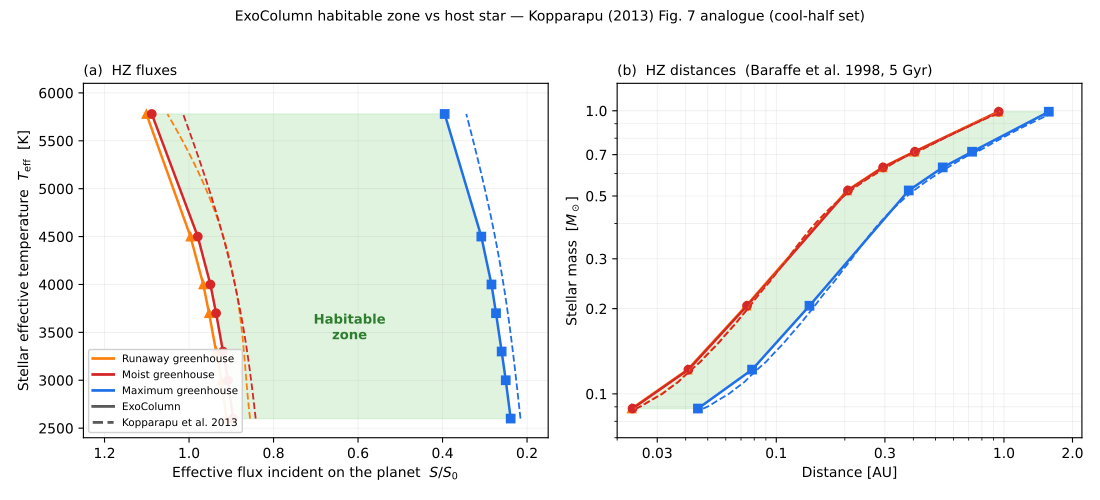

The Python source for this figure:
#!/usr/bin/env python3
"""
hz_figure7.py  —  ExoColumn analogue of Kopparapu et al. (2013) Figure 7(a).

Kopparapu+2013 Fig. 7 plots the habitable-zone boundaries as a function of
stellar effective temperature: panel (a) the effective stellar flux S_eff, and
panel (b) the corresponding orbital distance.  Per the user we omit the Selsis
et al. (2007) comparison curves.

This script produces panel (a) — S_eff(T_eff) for the two boundaries used in
Fig. 7:

    inner edge  = MOIST greenhouse   (stratospheric H2O VMR reaches 3e-3)
    outer edge  = MAXIMUM greenhouse (S_eff minimum of the dense-CO2 sweep)

both fully from ExoColumn.  Panel (b) (distance vs stellar mass) needs an
external T_eff <-> mass <-> luminosity main-sequence relation to turn S_eff
into AU, so it is handled separately once that relation is chosen.

METHOD NOTE (why this is cheap and self-consistent).  In flux_only cold-start
mode the column T/H2O profile is built from Ts + composition ALONE — the host
star never enters it.  So OLR and the stratospheric-H2O moist-GH trigger are
star-INDEPENDENT; the moist-greenhouse limit falls at the SAME Ts for every
star, and only S_eff = OLR/ASR differs (via the SED-dependent albedo).  We
therefore:
  * INNER: run a focused Ts sweep (reusing the validated hz_inner.run_one,
    which returns the cold-trap H2O VMR), find the Ts where it crosses 3e-3,
    and read S_eff there for each star.
  * OUTER: read the max-greenhouse S_eff (= min of seff_o) straight out of the
    Figure-6 cache (reference/habitablezone/hz_figure6.npz) — no re-run.

COOL-HALF set (M2600/M3700/K4500/G-Sun); F 7200 K and K 4800 K append once
those n68 SEDs exist.  Requires the PVER>=200 binary with &exocol_nml::solar_file
and the Intel runtime on PATH (source /opt/intel/oneapi/setvars.sh).

Cache: hz_figure7.npz (HZ_REPLOT=1 re-plots without re-running the inner sweep).
"""

import os
import importlib.util
import numpy as np
import matplotlib
matplotlib.use('Agg')
import matplotlib.pyplot as plt

HERE = os.path.dirname(os.path.abspath(__file__))
ROOT = os.path.abspath(os.path.join(HERE, '..', '..'))
FIG6_CACHE = os.path.join(HERE, 'hz_figure6.npz')
CACHE = os.path.join(HERE, 'hz_figure7.npz')
FIG_PNG = os.path.join(HERE, 'hz_figure7.png')
FIG_PDF = os.path.join(HERE, 'hz_figure7.pdf')

MOIST_GH_VMR = 3.0e-3   # Kopparapu Sec 3.1 moist-greenhouse stratospheric H2O VMR

# Same star set / order as hz_figure6 (index-aligned with its cache).
STARS = [
    ('M 2600 K', 'bt-settl_2600_logg4.5_FeH0_n68.nc', 2600, '#d62728'),
    ('M 3000 K', 'bt-settl_3000_logg4.5_FeH0_n68.nc', 3000, '#ff7f0e'),
    ('M 3300 K', 'bt-settl_3300_logg4.5_FeH0_n68.nc', 3300, '#e6b800'),
    ('M 3700 K', 'bt-settl_3700_logg4.5_FeH0_n68.nc', 3700, '#2ca02c'),
    ('K 4000 K', 'bt-settl_4000_logg4.5_FeH0_n68.nc', 4000, '#17becf'),
    ('K 4500 K', 'bt-settl_4500_logg4.5_FeH0_n68.nc', 4500, '#1f77b4'),
    ('G 5780 K (Sun)', '',                            5780, '#9467bd'),
]  # must stay index-aligned with hz_figure6.py STARS (Fig-7 reads its cache)

# --- Baraffe et al. (1998) solar-metallicity 5 Gyr isochrone --------------
# Per Kopparapu (2013, p.12) the HZ distances use the Baraffe+1998
# solar-metallicity evolutionary models at 5 Gyr, fed into Eq. (3):
#     d = sqrt( (L/Lsun) / S_eff )  AU.
# Rows (Teff[K], Mass[Msun], Mbol[mag]) from VizieR J/A+A/337/403 (tab1-3,
# [M/H]=0, Age~5 Gyr).  Baraffe gives two mixing-length branches: Lmix=1.0
# (cool stars, full mass range) and Lmix=1.9 (solar-calibrated, M>=0.7); per
# their prescription we use Lmix=1.9 for Teff>=4400 K and Lmix=1.0 below.
# Luminosity is recovered from Mbol with Baraffe's adopted Mbol_sun = 4.64
# (self-consistent: their 1 Msun/5 Gyr model -> L=1.03 Lsun):
#     log10(L/Lsun) = 0.4 * (Mbol_sun - Mbol).
MBOL_SUN = 4.64
BARAFFE_TEFF_SPLIT = 4400.0   # >= -> Lmix=1.9 branch; below -> Lmix=1.0

# Lmix=1.0 branch: Teff[K], Mass[Msun], Mbol
_BAR_L10 = np.array([
    [2003, 0.075, 14.46], [2313, 0.080, 13.66], [2641, 0.090, 12.81],
    [2812, 0.100, 12.32], [2921, 0.110, 11.97], [3055, 0.130, 11.47],
    [3151, 0.150, 11.09], [3235, 0.175, 10.72], [3292, 0.200, 10.42],
    [3376, 0.250, 9.93],  [3436, 0.300, 9.54],  [3475, 0.350, 9.23],
    [3522, 0.400, 8.93],  [3582, 0.450, 8.62],  [3649, 0.500, 8.30],
    [3804, 0.570, 7.81],  [3893, 0.600, 7.58],  [4239, 0.700, 6.84],
    [4654, 0.800, 6.11],  [5044, 0.900, 5.41],  [5399, 1.000, 4.70],
])
# Lmix=1.9 branch (solar-calibrated, M>=0.7): Teff[K], Mass[Msun], Mbol
_BAR_L19 = np.array([
    [4418, 0.700, 6.74], [4910, 0.800, 6.01],
    [5370, 0.900, 5.31], [5814, 1.000, 4.61],
])


def baraffe_mass_lum(teff):
    """(mass[Msun], L/Lsun) on the Baraffe+1998 5 Gyr [M/H]=0 isochrone."""
    tab = _BAR_L19 if teff >= BARAFFE_TEFF_SPLIT else _BAR_L10
    mass = float(np.interp(teff, tab[:, 0], tab[:, 1]))
    mbol = float(np.interp(teff, tab[:, 0], tab[:, 2]))
    return mass, 10.0 ** (0.4 * (MBOL_SUN - mbol))


# --- Kopparapu et al. (2013) Table 3 parametric fit (their Eq. 2) ----------
# S_eff = Seff_sun + a*T* + b*T*^2 + c*T*^3 + d*T*^4,  with T* = Teff - 5780 K.
# Used to overlay their published boundaries as dashed comparison curves.
KOPP_COEFFS = {  # (Seff_sun, a, b, c, d)
    'runaway': (1.0512, 1.3242e-4, 1.5418e-8, -7.9895e-12, -1.8328e-15),
    'moist':   (1.0140, 8.1774e-5, 1.7063e-9, -4.3241e-12, -6.6462e-16),
    'maxgh':   (0.3438, 5.8942e-5, 1.6558e-9, -3.0045e-12, -5.2983e-16),
}


def kopp_seff(teff, boundary):
    """Kopparapu (2013) Eq. (2) S_eff at the given boundary, for Teff array."""
    s0, a, b, c, dd = KOPP_COEFFS[boundary]
    t = np.asarray(teff, float) - 5780.0
    return s0 + a * t + b * t**2 + c * t**3 + dd * t**4


# Runaway-greenhouse S_eff = the MAXIMUM (Simpson-Nakajima) value of the
# inner-branch S_eff(Ts) — the peak flux a saturated atmosphere can radiate
# away before runaway.  Searched over the moist branch (Ts 280-700 K, the peak
# is at ~300-320 K), below the supercritical-steam rise; matches the
# reference/moist_runaway "runaway peak" definition.  (Sampling at the critical
# point instead lands on the declining plateau and inverts the ordering vs the
# moist-greenhouse edge under the co2_vmr_total convention.)
RUNAWAY_TS_LO, RUNAWAY_TS_HI = 280.0, 700.0


# Focused inner-edge Ts grid bracketing the moist-GH crossing (~350 K).
TS_MIN  = float(os.environ.get('HZ7_TS_MIN',  '300'))
TS_MAX  = float(os.environ.get('HZ7_TS_MAX',  '420'))
TS_STEP = float(os.environ.get('HZ7_TS_STEP', '4'))
TS_VALUES = np.arange(TS_MIN, TS_MAX + TS_STEP, TS_STEP, dtype=float)


def _load(modname, relpath):
    spec = importlib.util.spec_from_file_location(
        modname, os.path.join(ROOT, relpath))
    mod = importlib.util.module_from_spec(spec)
    spec.loader.exec_module(mod)
    return mod


def _moist_gh_seff(ts, strat_vmr, seff):
    """S_eff at the Ts where the cold-trap H2O VMR first reaches 3e-3
    (log-linear interpolation in Ts)."""
    ts, strat_vmr, seff = map(np.asarray, (ts, strat_vmr, seff))
    ok = np.isfinite(strat_vmr) & np.isfinite(seff) & (strat_vmr > 0)
    ts, strat_vmr, seff = ts[ok], strat_vmr[ok], seff[ok]
    above = np.where(strat_vmr >= MOIST_GH_VMR)[0]
    if above.size == 0 or above[0] == 0:
        return np.nan, np.nan
    i = above[0]
    lo, hi = i - 1, i
    f = (np.log(MOIST_GH_VMR) - np.log(strat_vmr[lo])) / \
        (np.log(strat_vmr[hi]) - np.log(strat_vmr[lo]))
    ts_mg = ts[lo] + f * (ts[hi] - ts[lo])
    seff_mg = seff[lo] + f * (seff[hi] - seff[lo])
    return ts_mg, seff_mg


def sweep():
    inner = _load('hz_inner', 'reference/moist_runaway/hz_inner.py')
    fig6 = np.load(FIG6_CACHE)   # outer max-GH from the Figure-6 sweep

    fig6_ts = fig6['ts']         # inner-edge Ts grid from the Figure-6 sweep

    teffs, colors, labels = [], [], []
    seff_inner, ts_inner, seff_outer, seff_runaway = [], [], [], []
    for i, (label, sf, teff, color) in enumerate(STARS):
        # OUTER: max-greenhouse = minimum of the dense-CO2 S_eff sweep (cached).
        seff_o = fig6[f's{i}_seff_o']
        mg_out = float(np.nanmin(seff_o)) if np.any(np.isfinite(seff_o)) else np.nan
        # RUNAWAY: peak of the inner-edge S_eff(Ts) curve (Fig-6 inner sweep).
        # Star-independent profile -> same peak Ts, S_eff differs only via albedo.
        seff_i_full = fig6[f's{i}_seff_i']
        br = (fig6_ts >= RUNAWAY_TS_LO) & (fig6_ts <= RUNAWAY_TS_HI)
        run_in = float(np.nanmax(seff_i_full[br]))

        # INNER (moist GH): focused Ts sweep for the 3e-3 crossing.
        print(f"\n=== {label} (inner moist-GH sweep) ===", flush=True)
        sv = np.full(len(TS_VALUES), np.nan)
        se = np.full(len(TS_VALUES), np.nan)
        for j, ts in enumerate(TS_VALUES):
            r = inner.run_one(ts, solar_file=sf)
            if r is not None:
                sv[j], se[j] = r['strat_vmr'], r['seff']
        ts_mg, mg_in = _moist_gh_seff(TS_VALUES, sv, se)
        print(f"  moist-GH: Ts={ts_mg:.1f} K  S_eff={mg_in:.3f}   "
              f"runaway-GH (peak): S_eff={run_in:.3f}   "
              f"max-GH: S_eff={mg_out:.3f}", flush=True)

        teffs.append(teff); colors.append(color); labels.append(label)
        seff_inner.append(mg_in); ts_inner.append(ts_mg)
        seff_outer.append(mg_out); seff_runaway.append(run_in)

    return dict(teff=np.array(teffs, float), color=np.array(colors),
                label=np.array(labels), seff_inner=np.array(seff_inner),
                ts_inner=np.array(ts_inner), seff_outer=np.array(seff_outer),
                seff_runaway=np.array(seff_runaway))


def plot(d):
    from matplotlib.lines import Line2D
    order = np.argsort(d['teff'])
    teff = d['teff'][order]
    s_moist = d['seff_inner'][order]      # moist greenhouse (inner edge)
    s_max   = d['seff_outer'][order]      # maximum greenhouse (outer edge)
    if 'seff_runaway' in d:
        s_run = np.asarray(d['seff_runaway'], float)[order]
    else:                                  # fallback for an older cache
        f6 = np.load(FIG6_CACHE); t6 = f6['ts']
        br = (t6 >= RUNAWAY_TS_LO) & (t6 <= RUNAWAY_TS_HI)
        s_run = np.array([np.nanmax(f6[f's{i}_seff_i'][br])
                          for i in range(len(STARS))])[order]

    # Baraffe+1998 5 Gyr mass & luminosity -> HZ distances via Kopparapu Eq. (3).
    mass = np.array([baraffe_mass_lum(t)[0] for t in teff])
    lum  = np.array([baraffe_mass_lum(t)[1] for t in teff])
    d_run, d_moist, d_max = (np.sqrt(lum / s) for s in (s_run, s_moist, s_max))

    # Smooth Teff grid for the dashed Kopparapu (2013) Eq.(2)+Table-3 overlays.
    tk = np.linspace(teff.min(), teff.max(), 120)
    mk = np.array([baraffe_mass_lum(t)[0] for t in tk])
    lk = np.array([baraffe_mass_lum(t)[1] for t in tk])

    RUN, MOIST, MAX, GRN = '#ff7f0e', '#d62728', '#1f6feb', '#b8e6b8'
    BNDS = [('runaway', RUN, '^'), ('moist', MOIST, 'o'), ('maxgh', MAX, 's')]
    fig, (axa, axb) = plt.subplots(1, 2, figsize=(11.0, 5.0))
    fig.patch.set_facecolor('white')

    # ---- Panel (a): HZ fluxes — S_eff vs Teff --------------------------------
    axa.fill_betweenx(teff, s_max, s_moist, color=GRN, alpha=0.45, zorder=0)
    for s, (_, col, mk_) in zip((s_run, s_moist, s_max), BNDS):
        axa.plot(s, teff, marker=mk_, ls='-', color=col, lw=1.8, ms=6)
    for bnd, col, _ in BNDS:                      # Kopparapu 2013 (dashed)
        axa.plot(kopp_seff(tk, bnd), tk, '--', color=col, lw=1.3)
    axa.set_xlim(1.25, 0.15)            # reversed: high flux (inner) on the left
    axa.set_ylim(2400, 6100)
    axa.set_xlabel(r'Effective flux incident on the planet  $S/S_0$')
    axa.set_ylabel(r'Stellar effective temperature  $T_{\rm eff}$  [K]')
    axa.set_title('(a)  HZ fluxes', loc='left', fontsize=10)
    axa.grid(alpha=0.25, lw=0.5)
    axa.text(0.62, 3550, 'Habitable\nzone', color='#2f7d2f', fontsize=9.5,
             ha='center', va='center', weight='bold')

    # ---- Panel (b): HZ distances — distance vs stellar mass ------------------
    axb.fill_betweenx(mass, d_moist, d_max, color=GRN, alpha=0.45, zorder=0)
    for dd, (_, col, mk_) in zip((d_run, d_moist, d_max), BNDS):
        axb.plot(dd, mass, marker=mk_, ls='-', color=col, lw=1.8, ms=6)
    for bnd, col, _ in BNDS:                      # Kopparapu 2013 (dashed)
        axb.plot(np.sqrt(lk / kopp_seff(tk, bnd)), mk, '--', color=col, lw=1.3)
    axb.set_xscale('log'); axb.set_yscale('log')
    axb.set_xlim(0.02, 2.2)
    axb.set_ylim(0.07, 1.25)
    axb.set_yticks([0.1, 0.2, 0.3, 0.5, 0.7, 1.0])
    axb.set_yticklabels(['0.1', '0.2', '0.3', '0.5', '0.7', '1.0'])
    axb.set_xticks([0.03, 0.1, 0.3, 1.0, 2.0])
    axb.set_xticklabels(['0.03', '0.1', '0.3', '1.0', '2.0'])
    axb.set_xlabel('Distance [AU]')
    axb.set_ylabel(r'Stellar mass  [$M_\odot$]')
    axb.set_title('(b)  HZ distances  (Baraffe et al. 1998, 5 Gyr)',
                  loc='left', fontsize=10)
    axb.grid(alpha=0.25, lw=0.5, which='both')

    # Combined legend: colour = boundary, line style = source.
    handles = [Line2D([0], [0], color=RUN,   lw=2, label='Runaway greenhouse'),
               Line2D([0], [0], color=MOIST, lw=2, label='Moist greenhouse'),
               Line2D([0], [0], color=MAX,   lw=2, label='Maximum greenhouse'),
               Line2D([0], [0], color='0.35', lw=2, ls='-',  label='ExoColumn'),
               Line2D([0], [0], color='0.35', lw=2, ls='--', label='Kopparapu et al. 2013')]
    axa.legend(handles=handles, fontsize=7.5, loc='lower left', framealpha=0.92)

    fig.suptitle('ExoColumn habitable zone vs host star — '
                 'Kopparapu (2013) Fig. 7 analogue (cool-half set)', fontsize=10)
    fig.tight_layout(rect=(0, 0, 1, 0.96))
    fig.savefig(FIG_PNG, dpi=300)
    fig.savefig(FIG_PDF)
    print(f"\nWrote: {FIG_PNG}\n       {FIG_PDF}")
    print("\n  Teff   M[Msun] L/Lsun  | S_eff run/moist/max  | d[AU] run/moist/max"
          "   (Kopp run/moist/max)")
    for k, t in enumerate(teff):
        kr, km, kx = (kopp_seff(t, b) for b in ('runaway', 'moist', 'maxgh'))
        print(f"  {t:5.0f}  {mass[k]:.3f}  {lum[k]:.4g} | "
              f"{s_run[k]:.3f}/{s_moist[k]:.3f}/{s_max[k]:.3f} | "
              f"{d_run[k]:.3f}/{d_moist[k]:.3f}/{d_max[k]:.3f}"
              f"   ({kr:.3f}/{km:.3f}/{kx:.3f})")


def main():
    if os.environ.get('HZ_REPLOT') == '1' and os.path.exists(CACHE):
        print(f"HZ_REPLOT: re-plotting from {CACHE}")
        z = np.load(CACHE)
        d = {k: z[k] for k in z.files}
    else:
        d = sweep()
        np.savez(CACHE, **d)
        print(f"Cached: {CACHE}")
    plot(d)


if __name__ == '__main__':
    main()
